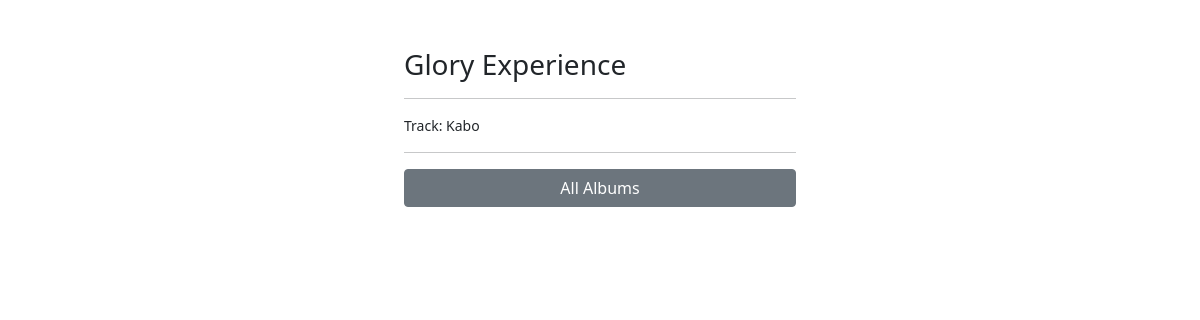
/album-detail/2, run on an earlier commit of the app's database.
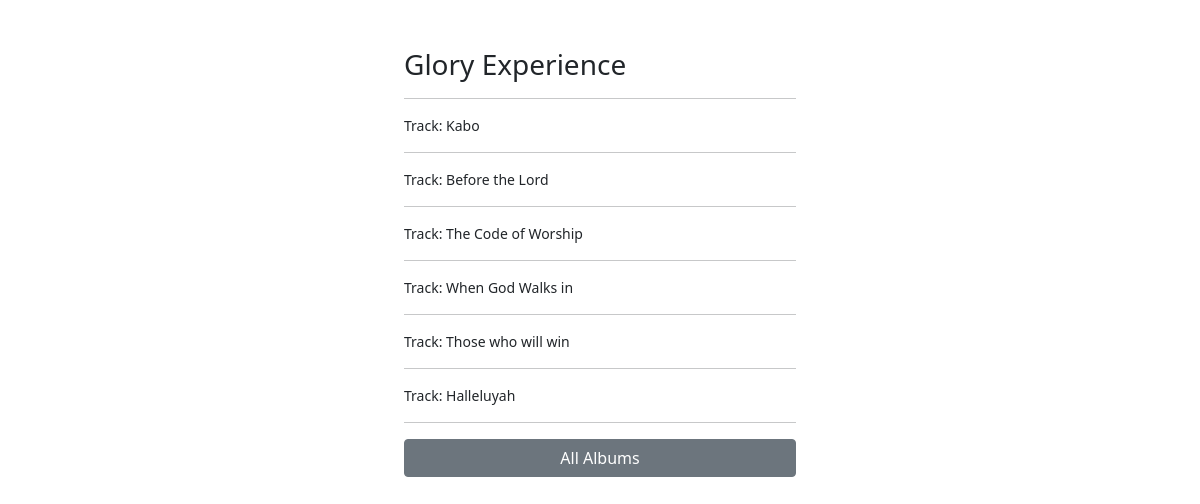
And on a later commit of the database.
### core/models.py (models this page shows, shortened)
class Collection(models.Model):
    slug = models.SlugField(max_length=255)
    track = models.CharField(null=True, blank=True, max_length=255)
    artist = models.ForeignKey(Artist, null=True, blank=True, on_delete=models.CASCADE, related_name='collection_artist')
    album = models.ForeignKey(Album, null=True, blank=True, on_delete=models.CASCADE, related_name='collection_album')
    created = models.TimeField(auto_now_add=True)
    class Meta:
        ordering = ('created',)

### core/views.py (the view)
# urls.py: path('album-detail/<int:pk>', views.AlbumDetailView.as_view(), name='album_detail')
class AlbumDetailView(DetailView):
    model= Album
    template_name = 'album_detail.html'

### core/templates/album_detail.html (shortened to what this page needs)
{% extends 'base.html' %}
{% block content %}
<h3>{{ album.name }} </h3>
    <hr>
        {% for collection in album.collection_album.all %}
        <div class="small">Track: {{ collection.track }}</div>
        <hr>
        {% endfor %}
    <p>
        <a href="{% url 'core:album_list' %}" role="button" class="btn btn-secondary w-100">All Albums</a>
    </p>
{% endblock %}

What changed in the data, as far as the page shows it:
added Collection: track "Before the Lord"
added Collection: track "The Code of Worship"
added Collection: track "When God Walks in"
added Collection: track "Those who will win"
added Collection: track "Halleluyah"
